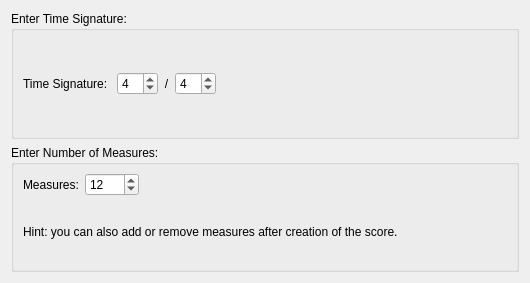
<ui version="4.0" >
 <class>TimesigWizard</class>
 <widget class="QWidget" name="TimesigWizard" >
  <property name="geometry" >
   <rect>
    <x>0</x>
    <y>0</y>
    <width>530</width>
    <height>283</height>
   </rect>
  </property>
  <property name="windowTitle" >
   <string>Form</string>
  </property>
  <layout class="QVBoxLayout" >
   <item>
    <widget class="QGroupBox" name="groupBox" >
     <property name="sizePolicy" >
      <sizepolicy vsizetype="Preferred" hsizetype="Preferred" >
       <horstretch>0</horstretch>
       <verstretch>0</verstretch>
      </sizepolicy>
     </property>
     <property name="title" >
      <string>Enter Time Signature:</string>
     </property>
     <property name="flat" >
      <bool>true</bool>
     </property>
     <layout class="QHBoxLayout" >
      <item>
       <widget class="QLabel" name="label_3" >
        <property name="text" >
         <string>Time Signature: </string>
        </property>
       </widget>
      </item>
      <item>
       <widget class="QSpinBox" name="timesigZ" >
        <property name="minimum" >
         <number>1</number>
        </property>
        <property name="maximum" >
         <number>32</number>
        </property>
        <property name="value" >
         <number>4</number>
        </property>
       </widget>
      </item>
      <item>
       <widget class="QLabel" name="label" >
        <property name="sizePolicy" >
         <sizepolicy vsizetype="Preferred" hsizetype="Preferred" >
          <horstretch>0</horstretch>
          <verstretch>0</verstretch>
         </sizepolicy>
        </property>
        <property name="text" >
         <string>/</string>
        </property>
        <property name="alignment" >
         <set>Qt::AlignCenter</set>
        </property>
       </widget>
      </item>
      <item>
       <widget class="QSpinBox" name="timesigN" >
        <property name="minimum" >
         <number>1</number>
        </property>
        <property name="maximum" >
         <number>32</number>
        </property>
        <property name="value" >
         <number>4</number>
        </property>
       </widget>
      </item>
      <item>
       <spacer>
        <property name="orientation" >
         <enum>Qt::Horizontal</enum>
        </property>
        <property name="sizeHint" >
         <size>
          <width>40</width>
          <height>20</height>
         </size>
        </property>
       </spacer>
      </item>
     </layout>
    </widget>
   </item>
   <item>
    <widget class="QGroupBox" name="groupBox_2" >
     <property name="title" >
      <string>Enter Number of Measures:</string>
     </property>
     <property name="flat" >
      <bool>true</bool>
     </property>
     <layout class="QGridLayout" >
      <property name="topMargin" >
       <number>3</number>
      </property>
      <property name="bottomMargin" >
       <number>3</number>
      </property>
      <property name="verticalSpacing" >
       <number>3</number>
      </property>
      <item row="1" column="0" >
       <widget class="QLabel" name="label_2" >
        <property name="text" >
         <string>Measures:</string>
        </property>
       </widget>
      </item>
      <item row="1" column="1" >
       <widget class="QSpinBox" name="measureCount" >
        <property name="minimum" >
         <number>1</number>
        </property>
        <property name="maximum" >
         <number>9999</number>
        </property>
        <property name="value" >
         <number>12</number>
        </property>
       </widget>
      </item>
      <item row="1" column="2" >
       <spacer>
        <property name="orientation" >
         <enum>Qt::Horizontal</enum>
        </property>
        <property name="sizeHint" >
         <size>
          <width>121</width>
          <height>20</height>
         </size>
        </property>
       </spacer>
      </item>
      <item row="2" column="0" colspan="3" >
       <widget class="QLabel" name="label_4" >
        <property name="sizePolicy" >
         <sizepolicy vsizetype="Fixed" hsizetype="Preferred" >
          <horstretch>0</horstretch>
          <verstretch>0</verstretch>
         </sizepolicy>
        </property>
        <property name="text" >
         <string>&lt;html>&lt;head>&lt;meta name="qrichtext" content="1" />&lt;style type="text/css">
p, li { white-space: pre-wrap; }
&lt;/style>&lt;/head>&lt;body style=" font-family:'Sans Serif'; font-size:9pt; font-weight:400; font-style:normal;">
&lt;p style=" margin-top:0px; margin-bottom:0px; margin-left:0px; margin-right:0px; -qt-block-indent:0; text-indent:0px;">Hint: you can also add or remove measures after creation of the score.&lt;/p>&lt;/body>&lt;/html></string>
        </property>
        <property name="textFormat" >
         <enum>Qt::RichText</enum>
        </property>
        <property name="wordWrap" >
         <bool>true</bool>
        </property>
       </widget>
      </item>
     </layout>
    </widget>
   </item>
  </layout>
 </widget>
 <resources/>
 <connections/>
</ui>
